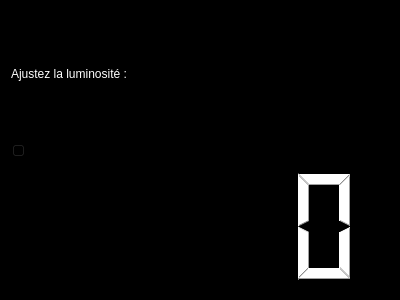
<?xml version="1.0" encoding="UTF-8"?>
<ui version="4.0">
 <class>Ajustlum</class>
 <widget class="QDialog" name="Ajustlum">
  <property name="geometry">
   <rect>
    <x>0</x>
    <y>0</y>
    <width>400</width>
    <height>300</height>
   </rect>
  </property>
  <property name="windowTitle">
   <string>Dialog</string>
  </property>
  <property name="styleSheet">
   <string notr="true">background-color: rgb(0,0,0)</string>
  </property>
  <layout class="QGridLayout" name="gridLayout">
   <item row="3" column="0">
    <widget class="QLCDNumber" name="lcdNumber">
     <property name="styleSheet">
      <string notr="true">color: rgb(255,255,255)
</string>
     </property>
    </widget>
   </item>
   <item row="0" column="0">
    <widget class="QLabel" name="label">
     <property name="styleSheet">
      <string notr="true">color: rgb(255,255,255)</string>
     </property>
     <property name="text">
      <string>Ajustez la luminosité :</string>
     </property>
    </widget>
   </item>
   <item row="1" column="0">
    <widget class="QSlider" name="horizontalSlider">
     <property name="palette">
      <palette>
       <active>
        <colorrole role="WindowText">
         <brush brushstyle="SolidPattern">
          <color alpha="255">
           <red>0</red>
           <green>0</green>
           <blue>0</blue>
          </color>
         </brush>
        </colorrole>
        <colorrole role="Button">
         <brush brushstyle="SolidPattern">
          <color alpha="255">
           <red>255</red>
           <green>255</green>
           <blue>255</blue>
          </color>
         </brush>
        </colorrole>
        <colorrole role="Light">
         <brush brushstyle="SolidPattern">
          <color alpha="255">
           <red>255</red>
           <green>255</green>
           <blue>255</blue>
          </color>
         </brush>
        </colorrole>
        <colorrole role="Midlight">
         <brush brushstyle="SolidPattern">
          <color alpha="255">
           <red>255</red>
           <green>255</green>
           <blue>255</blue>
          </color>
         </brush>
        </colorrole>
        <colorrole role="Dark">
         <brush brushstyle="SolidPattern">
          <color alpha="255">
           <red>127</red>
           <green>127</green>
           <blue>127</blue>
          </color>
         </brush>
        </colorrole>
        <colorrole role="Mid">
         <brush brushstyle="SolidPattern">
          <color alpha="255">
           <red>170</red>
           <green>170</green>
           <blue>170</blue>
          </color>
         </brush>
        </colorrole>
        <colorrole role="Text">
         <brush brushstyle="SolidPattern">
          <color alpha="255">
           <red>0</red>
           <green>0</green>
           <blue>0</blue>
          </color>
         </brush>
        </colorrole>
        <colorrole role="BrightText">
         <brush brushstyle="SolidPattern">
          <color alpha="255">
           <red>255</red>
           <green>255</green>
           <blue>255</blue>
          </color>
         </brush>
        </colorrole>
        <colorrole role="ButtonText">
         <brush brushstyle="SolidPattern">
          <color alpha="255">
           <red>0</red>
           <green>0</green>
           <blue>0</blue>
          </color>
         </brush>
        </colorrole>
        <colorrole role="Base">
         <brush brushstyle="SolidPattern">
          <color alpha="255">
           <red>255</red>
           <green>255</green>
           <blue>255</blue>
          </color>
         </brush>
        </colorrole>
        <colorrole role="Window">
         <brush brushstyle="SolidPattern">
          <color alpha="255">
           <red>255</red>
           <green>255</green>
           <blue>255</blue>
          </color>
         </brush>
        </colorrole>
        <colorrole role="Shadow">
         <brush brushstyle="SolidPattern">
          <color alpha="255">
           <red>0</red>
           <green>0</green>
           <blue>0</blue>
          </color>
         </brush>
        </colorrole>
        <colorrole role="AlternateBase">
         <brush brushstyle="SolidPattern">
          <color alpha="255">
           <red>255</red>
           <green>255</green>
           <blue>255</blue>
          </color>
         </brush>
        </colorrole>
        <colorrole role="ToolTipBase">
         <brush brushstyle="SolidPattern">
          <color alpha="255">
           <red>255</red>
           <green>255</green>
           <blue>220</blue>
          </color>
         </brush>
        </colorrole>
        <colorrole role="ToolTipText">
         <brush brushstyle="SolidPattern">
          <color alpha="255">
           <red>0</red>
           <green>0</green>
           <blue>0</blue>
          </color>
         </brush>
        </colorrole>
        <colorrole role="PlaceholderText">
         <brush brushstyle="SolidPattern">
          <color alpha="127">
           <red>0</red>
           <green>0</green>
           <blue>0</blue>
          </color>
         </brush>
        </colorrole>
       </active>
       <inactive>
        <colorrole role="WindowText">
         <brush brushstyle="SolidPattern">
          <color alpha="255">
           <red>0</red>
           <green>0</green>
           <blue>0</blue>
          </color>
         </brush>
        </colorrole>
        <colorrole role="Button">
         <brush brushstyle="SolidPattern">
          <color alpha="255">
           <red>239</red>
           <green>239</green>
           <blue>239</blue>
          </color>
         </brush>
        </colorrole>
        <colorrole role="Light">
         <brush brushstyle="SolidPattern">
          <color alpha="255">
           <red>255</red>
           <green>255</green>
           <blue>255</blue>
          </color>
         </brush>
        </colorrole>
        <colorrole role="Midlight">
         <brush brushstyle="SolidPattern">
          <color alpha="255">
           <red>202</red>
           <green>202</green>
           <blue>202</blue>
          </color>
         </brush>
        </colorrole>
        <colorrole role="Dark">
         <brush brushstyle="SolidPattern">
          <color alpha="255">
           <red>159</red>
           <green>159</green>
           <blue>159</blue>
          </color>
         </brush>
        </colorrole>
        <colorrole role="Mid">
         <brush brushstyle="SolidPattern">
          <color alpha="255">
           <red>184</red>
           <green>184</green>
           <blue>184</blue>
          </color>
         </brush>
        </colorrole>
        <colorrole role="Text">
         <brush brushstyle="SolidPattern">
          <color alpha="255">
           <red>0</red>
           <green>0</green>
           <blue>0</blue>
          </color>
         </brush>
        </colorrole>
        <colorrole role="BrightText">
         <brush brushstyle="SolidPattern">
          <color alpha="255">
           <red>255</red>
           <green>255</green>
           <blue>255</blue>
          </color>
         </brush>
        </colorrole>
        <colorrole role="ButtonText">
         <brush brushstyle="SolidPattern">
          <color alpha="255">
           <red>0</red>
           <green>0</green>
           <blue>0</blue>
          </color>
         </brush>
        </colorrole>
        <colorrole role="Base">
         <brush brushstyle="SolidPattern">
          <color alpha="255">
           <red>255</red>
           <green>255</green>
           <blue>255</blue>
          </color>
         </brush>
        </colorrole>
        <colorrole role="Window">
         <brush brushstyle="SolidPattern">
          <color alpha="255">
           <red>239</red>
           <green>239</green>
           <blue>239</blue>
          </color>
         </brush>
        </colorrole>
        <colorrole role="Shadow">
         <brush brushstyle="SolidPattern">
          <color alpha="255">
           <red>118</red>
           <green>118</green>
           <blue>118</blue>
          </color>
         </brush>
        </colorrole>
        <colorrole role="AlternateBase">
         <brush brushstyle="SolidPattern">
          <color alpha="255">
           <red>247</red>
           <green>247</green>
           <blue>247</blue>
          </color>
         </brush>
        </colorrole>
        <colorrole role="ToolTipBase">
         <brush brushstyle="SolidPattern">
          <color alpha="255">
           <red>255</red>
           <green>255</green>
           <blue>220</blue>
          </color>
         </brush>
        </colorrole>
        <colorrole role="ToolTipText">
         <brush brushstyle="SolidPattern">
          <color alpha="255">
           <red>0</red>
           <green>0</green>
           <blue>0</blue>
          </color>
         </brush>
        </colorrole>
        <colorrole role="PlaceholderText">
         <brush brushstyle="SolidPattern">
          <color alpha="128">
           <red>0</red>
           <green>0</green>
           <blue>0</blue>
          </color>
         </brush>
        </colorrole>
       </inactive>
       <disabled>
        <colorrole role="WindowText">
         <brush brushstyle="SolidPattern">
          <color alpha="255">
           <red>127</red>
           <green>127</green>
           <blue>127</blue>
          </color>
         </brush>
        </colorrole>
        <colorrole role="Button">
         <brush brushstyle="SolidPattern">
          <color alpha="255">
           <red>255</red>
           <green>255</green>
           <blue>255</blue>
          </color>
         </brush>
        </colorrole>
        <colorrole role="Light">
         <brush brushstyle="SolidPattern">
          <color alpha="255">
           <red>255</red>
           <green>255</green>
           <blue>255</blue>
          </color>
         </brush>
        </colorrole>
        <colorrole role="Midlight">
         <brush brushstyle="SolidPattern">
          <color alpha="255">
           <red>255</red>
           <green>255</green>
           <blue>255</blue>
          </color>
         </brush>
        </colorrole>
        <colorrole role="Dark">
         <brush brushstyle="SolidPattern">
          <color alpha="255">
           <red>127</red>
           <green>127</green>
           <blue>127</blue>
          </color>
         </brush>
        </colorrole>
        <colorrole role="Mid">
         <brush brushstyle="SolidPattern">
          <color alpha="255">
           <red>170</red>
           <green>170</green>
           <blue>170</blue>
          </color>
         </brush>
        </colorrole>
        <colorrole role="Text">
         <brush brushstyle="SolidPattern">
          <color alpha="255">
           <red>127</red>
           <green>127</green>
           <blue>127</blue>
          </color>
         </brush>
        </colorrole>
        <colorrole role="BrightText">
         <brush brushstyle="SolidPattern">
          <color alpha="255">
           <red>255</red>
           <green>255</green>
           <blue>255</blue>
          </color>
         </brush>
        </colorrole>
        <colorrole role="ButtonText">
         <brush brushstyle="SolidPattern">
          <color alpha="255">
           <red>127</red>
           <green>127</green>
           <blue>127</blue>
          </color>
         </brush>
        </colorrole>
        <colorrole role="Base">
         <brush brushstyle="SolidPattern">
          <color alpha="255">
           <red>255</red>
           <green>255</green>
           <blue>255</blue>
          </color>
         </brush>
        </colorrole>
        <colorrole role="Window">
         <brush brushstyle="SolidPattern">
          <color alpha="255">
           <red>255</red>
           <green>255</green>
           <blue>255</blue>
          </color>
         </brush>
        </colorrole>
        <colorrole role="Shadow">
         <brush brushstyle="SolidPattern">
          <color alpha="255">
           <red>177</red>
           <green>177</green>
           <blue>177</blue>
          </color>
         </brush>
        </colorrole>
        <colorrole role="AlternateBase">
         <brush brushstyle="SolidPattern">
          <color alpha="255">
           <red>247</red>
           <green>247</green>
           <blue>247</blue>
          </color>
         </brush>
        </colorrole>
        <colorrole role="ToolTipBase">
         <brush brushstyle="SolidPattern">
          <color alpha="255">
           <red>255</red>
           <green>255</green>
           <blue>220</blue>
          </color>
         </brush>
        </colorrole>
        <colorrole role="ToolTipText">
         <brush brushstyle="SolidPattern">
          <color alpha="255">
           <red>0</red>
           <green>0</green>
           <blue>0</blue>
          </color>
         </brush>
        </colorrole>
        <colorrole role="PlaceholderText">
         <brush brushstyle="SolidPattern">
          <color alpha="128">
           <red>0</red>
           <green>0</green>
           <blue>0</blue>
          </color>
         </brush>
        </colorrole>
       </disabled>
      </palette>
     </property>
     <property name="styleSheet">
      <string notr="true">color: rgb(255,255,255)</string>
     </property>
     <property name="maximum">
      <number>100</number>
     </property>
     <property name="orientation">
      <enum>Qt::Horizontal</enum>
     </property>
    </widget>
   </item>
  </layout>
 </widget>
 <resources/>
 <connections/>
</ui>
